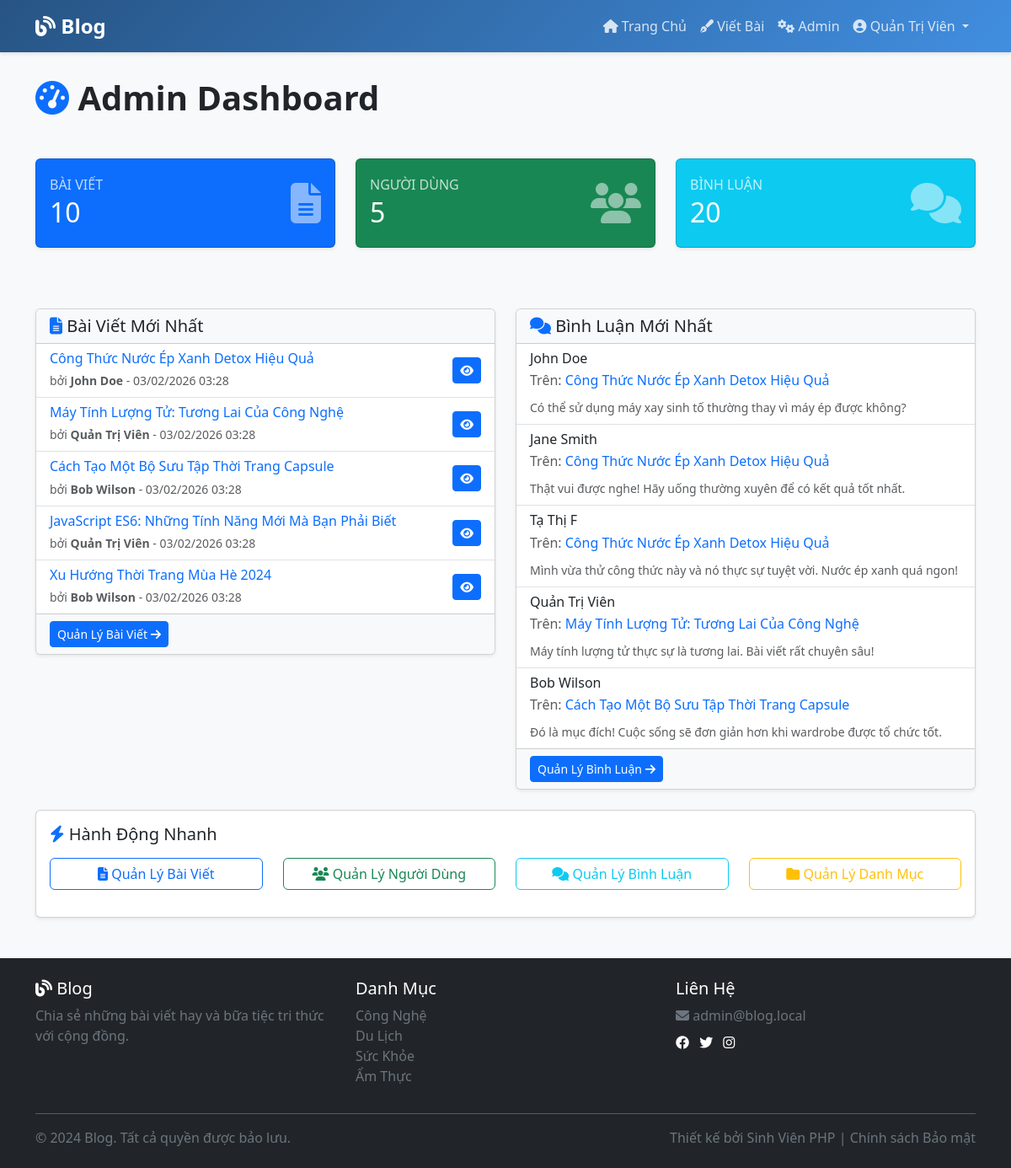
/admin/index.php (signed in), run on the app's committed database.
### tables this page shows
CREATE TABLE posts (
    id INT PRIMARY KEY AUTO_INCREMENT,
    title VARCHAR(255) NOT NULL,
    slug VARCHAR(255) UNIQUE NOT NULL,
    excerpt TEXT,
    content LONGTEXT NOT NULL,
    user_id INT NOT NULL,
    category_id INT,
    tags VARCHAR(255),
    views INT DEFAULT 0,
    created_at TIMESTAMP DEFAULT CURRENT_TIMESTAMP,
    updated_at TIMESTAMP DEFAULT CURRENT_TIMESTAMP ON UPDATE CURRENT_TIMESTAMP,
    FOREIGN KEY (user_id) REFERENCES users(id) ON DELETE CASCADE,
    FOREIGN KEY (category_id) REFERENCES categories(id) ON DELETE SET NULL,
    INDEX idx_user (user_id),
    INDEX idx_category (category_id),
    INDEX idx_slug (slug),
    INDEX idx_created (created_at)
);

CREATE TABLE users (
    id INT PRIMARY KEY AUTO_INCREMENT,
    username VARCHAR(50) UNIQUE NOT NULL,
    email VARCHAR(100) UNIQUE NOT NULL,
    password VARCHAR(255) NOT NULL,
    fullname VARCHAR(100) NOT NULL,
    role ENUM('user', 'admin') DEFAULT 'user',
    created_at TIMESTAMP DEFAULT CURRENT_TIMESTAMP,
    updated_at TIMESTAMP DEFAULT CURRENT_TIMESTAMP ON UPDATE CURRENT_TIMESTAMP
);

CREATE TABLE comments (
    id INT PRIMARY KEY AUTO_INCREMENT,
    post_id INT NOT NULL,
    parent_id INT DEFAULT 0,   
    name VARCHAR(100),   
    email VARCHAR(100),   
    content TEXT NOT NULL,
    user_id INT,   
    created_at TIMESTAMP DEFAULT CURRENT_TIMESTAMP,
    updated_at TIMESTAMP DEFAULT CURRENT_TIMESTAMP ON UPDATE CURRENT_TIMESTAMP,
    FOREIGN KEY (post_id) REFERENCES posts(id) ON DELETE CASCADE,
    FOREIGN KEY (user_id) REFERENCES users(id) ON DELETE CASCADE,
    FOREIGN KEY (parent_id) REFERENCES comments(id) ON DELETE CASCADE,
    INDEX idx_post (post_id),
    INDEX idx_user (user_id),
    INDEX idx_parent (parent_id),
    INDEX idx_created (created_at)
);

### includes/database.php (called while the page is built, shortened)
<?php
class Database {
    private $pdo;
    public function __construct() {
        try {
            $dsn = 'mysql:host=' . DB_HOST . ';dbname=' . DB_NAME . ';charset=utf8mb4';
            $this->pdo = new PDO($dsn, DB_USER, DB_PASS, [
                PDO::ATTR_ERRMODE => PDO::ERRMODE_EXCEPTION,
                PDO::ATTR_DEFAULT_FETCH_MODE => PDO::FETCH_ASSOC,
                PDO::ATTR_EMULATE_PREPARES => false,
            ]);
        } catch (PDOException $e) {
            die('Kết nối database thất bại: ' . $e->getMessage());
        }
    }
    public function query($sql, $params = []) {
        $stmt = $this->pdo->prepare($sql);
        $stmt->execute($params);
        return $stmt;
    }
    public function fetchOne($sql, $params = []) {
        $stmt = $this->query($sql, $params);
        return $stmt->fetch();
    }
    public function fetchAll($sql, $params = []) {
        $stmt = $this->query($sql, $params);
        return $stmt->fetchAll();
    }
    public function fetchColumn($sql, $params = []) {
        $stmt = $this->query($sql, $params);
        return $stmt->fetchColumn();
    }
}
$db = new Database();

### includes/functions.php (called while the page is built, shortened)
<?php
require_once __DIR__ . '/database.php';
function escape($text) {
    return htmlspecialchars((string)$text, ENT_QUOTES, 'UTF-8');
}
function truncate($text, $length = 100, $suffix = '...') {
    if (strlen($text) <= $length) {
        return $text;
    }
    return substr($text, 0, $length) . $suffix;
}
function formatDate($date, $format = 'd/m/Y H:i') {
    return date($format, strtotime($date));
}
function getTotalPosts() {
    global $db;
    return $db->fetchColumn('SELECT COUNT(*) FROM posts');
}
function getTotalUsers() {
    global $db;
    return $db->fetchColumn('SELECT COUNT(*) FROM users');
}
function getTotalComments() {
    global $db;
    return $db->fetchColumn('SELECT COUNT(*) FROM comments');
}

### admin/index.php (the view, shortened to what this page needs)
<?php
require_once __DIR__ . '/../includes/database.php';
require_once __DIR__ . '/../includes/functions.php';
$totalPosts = getTotalPosts();
$totalUsers = getTotalUsers();
$totalComments = getTotalComments();
$recentPosts = $db->fetchAll(
    'SELECT p.*, u.fullname FROM posts p JOIN users u ON p.user_id = u.id ORDER BY p.created_at DESC LIMIT 5'
);
$recentComments = $db->fetchAll(
    'SELECT c.*, p.title FROM comments c JOIN posts p ON c.post_id = p.id ORDER BY c.created_at DESC LIMIT 5'
);
require_once __DIR__ . '/../includes/header.php';
?>
<div class="row mb-4">
    <div class="col-12">
        <h1 class="display-6 fw-bold mb-4">
            <i class="fas fa-tachometer-alt text-primary"></i> Admin Dashboard
        </h1>
    </div>
</div>
<div class="row mb-5">
    <div class="col-md-4 mb-4">
        <div class="card bg-primary text-white shadow-sm">
            <div class="card-body">
                <div class="d-flex justify-content-between align-items-center">
                    <div>
                        <h6 class="text-uppercase mb-1 opacity-75">Bài Viết</h6>
                        <h2 class="mb-0"><?php echo $totalPosts; ?></h2>
                    </div>
                    <div style="font-size: 3rem; opacity: 0.5;">
                        <i class="fas fa-file-alt"></i>
                    </div>
                </div>
            </div>
        </div>
    </div>
    <div class="col-md-4 mb-4">
        <div class="card bg-success text-white shadow-sm">
            <div class="card-body">
                <div class="d-flex justify-content-between align-items-center">
                    <div>
                        <h6 class="text-uppercase mb-1 opacity-75">Người Dùng</h6>
                        <h2 class="mb-0"><?php echo $totalUsers; ?></h2>
                    </div>
                    <div style="font-size: 3rem; opacity: 0.5;">
                        <i class="fas fa-users"></i>
                    </div>
                </div>
            </div>
        </div>
    </div>
    <div class="col-md-4 mb-4">
        <div class="card bg-info text-white shadow-sm">
            <div class="card-body">
                <div class="d-flex justify-content-between align-items-center">
                    <div>
                        <h6 class="text-uppercase mb-1 opacity-75">Bình Luận</h6>
                        <h2 class="mb-0"><?php echo $totalComments; ?></h2>
                    </div>
                    <div style="font-size: 3rem; opacity: 0.5;">
                        <i class="fas fa-comments"></i>
                    </div>
                </div>
            </div>
        </div>
    </div>
</div>
<div class="row">
    <div class="col-lg-6 mb-4">
        <div class="card shadow-sm">
            <div class="card-header bg-light">
                <h5 class="mb-0">
                    <i class="fas fa-file-alt text-primary"></i> Bài Viết Mới Nhất
                </h5>
            </div>
            <div class="card-body p-0">
                <?php if (empty($recentPosts)): ?>
                    <p class="p-3 text-muted mb-0">Chưa có bài viết nào.</p>
                <?php else: ?>
                    <ul class="list-group list-group-flush">
                        <?php foreach ($recentPosts as $post): ?>
                            <li class="list-group-item d-flex justify-content-between align-items-center">
                                <div>
                                    <h6 class="mb-1">
                                        <a href="<?php echo SITE_URL; ?>/post.php?id=<?php echo $post['id']; ?>"
                                           class="text-decoration-none">
                                            <?php echo escape($post['title']); ?>
                                        </a>
                                    </h6>
                                    <small class="text-muted">
                                        bởi <strong><?php echo escape($post['fullname']); ?></strong>
                                        - <?php echo formatDate($post['created_at'], 'd/m/Y H:i'); ?>
                                    </small>
                                </div>
                                <div>
                                    <a href="<?php echo SITE_URL; ?>/post.php?id=<?php echo $post['id']; ?>"
                                       class="btn btn-sm btn-primary">
                                        <i class="fas fa-eye"></i>
                                    </a>
                                </div>
                            </li>
                        <?php endforeach; ?>
                    </ul>
                <?php endif; ?>
            </div>
            <div class="card-footer bg-light">
                <a href="posts.php" class="btn btn-primary btn-sm">
                    Quản Lý Bài Viết <i class="fas fa-arrow-right"></i>
                </a>
            </div>
        </div>
    </div>
    <div class="col-lg-6 mb-4">
        <div class="card shadow-sm">
            <div class="card-header bg-light">
                <h5 class="mb-0">
                    <i class="fas fa-comments text-primary"></i> Bình Luận Mới Nhất
                </h5>
            </div>
            <div class="card-body p-0">
                <?php if (empty($recentComments)): ?>
                    <p class="p-3 text-muted mb-0">Chưa có bình luận nào.</p>
                <?php else: ?>
                    <ul class="list-group list-group-flush">
                        <?php foreach ($recentComments as $comment): ?>
                            <li class="list-group-item">
                                <div class="d-flex justify-content-between align-items-start">
                                    <div style="flex: 1;">
                                        <h6 class="mb-1">
                                            <?php
                                            if ($comment['user_id']) {
                                                $user = $db->fetchOne('SELECT fullname FROM users WHERE id = ?', [$comment['user_id']]);
                                                echo escape($user['fullname'] ?? 'Ẩn danh');
                                            } else {
                                                echo escape($comment['name']);
                                            }
                                            ?>
                                        </h6>
                                        <p class="mb-2 text-muted">
                                            Trên: <a href="<?php echo SITE_URL; ?>/post.php?id=<?php echo $comment['post_id']; ?>"
                                                     class="text-decoration-none">
                                                <?php echo escape($comment['title']); ?>
                                            </a>
                                        </p>
                                        <small class="text-muted">
                                            <?php echo escape(truncate($comment['content'], 100)); ?>
                                        </small>
                                    </div>
                                </div>
                            </li>
                        <?php endforeach; ?>
                    </ul>
                <?php endif; ?>
            </div>
            <div class="card-footer bg-light">
                <a href="comments.php" class="btn btn-primary btn-sm">
                    Quản Lý Bình Luận <i class="fas fa-arrow-right"></i>
                </a>
            </div>
        </div>
    </div>
</div>
<div class="row">
    <div class="col-12">
        <div class="card shadow-sm">
            <div class="card-body">
                <h5 class="card-title mb-3">
                    <i class="fas fa-bolt text-primary"></i> Hành Động Nhanh
                </h5>
                <div class="row">
                    <div class="col-md-3 mb-3">
                        <a href="posts.php" class="btn btn-outline-primary w-100">
                            <i class="fas fa-file-alt"></i> Quản Lý Bài Viết
                        </a>
                    </div>
                    <div class="col-md-3 mb-3">
                        <a href="users.php" class="btn btn-outline-success w-100">
                            <i class="fas fa-users"></i> Quản Lý Người Dùng
                        </a>
                    </div>
                    <div class="col-md-3 mb-3">
                        <a href="comments.php" class="btn btn-outline-info w-100">
                            <i class="fas fa-comments"></i> Quản Lý Bình Luận
                        </a>
                    </div>
                    <div class="col-md-3 mb-3">
                        <a href="categories.php" class="btn btn-outline-warning w-100">
                            <i class="fas fa-folder"></i> Quản Lý Danh Mục
                        </a>
                    </div>
                </div>
            </div>
        </div>
    </div>
</div>
<?php require_once __DIR__ . '/../includes/footer.php'; ?>

### includes/header.php (style rules this page uses)
:root { --primary-color: #3a89dd; --secondary-color: #6c757d; }
body { background-color: #f8f9fa; font-family: 'Segoe UI', Tahoma, Geneva, Verdana, sans-serif; }

### data on the page
posts: title "Công Thức Nước Ép Xanh Detox Hiệu Quả", user.fullname "John Doe", created_at "03/02/2026 03:28"
posts: title "Máy Tính Lượng Tử: Tương Lai Của Công Nghệ", user.fullname "Quản Trị Viên", created_at "03/02/2026 03:28"
posts: title "Cách Tạo Một Bộ Sưu Tập Thời Trang Capsule", user.fullname "Bob Wilson", created_at "03/02/2026 03:28"
posts: title "JavaScript ES6: Những Tính Năng Mới Mà Bạn Phải Biết", user.fullname "Quản Trị Viên", created_at "03/02/2026 03:28"
posts: title "Xu Hướng Thời Trang Mùa Hè 2024", user.fullname "Bob Wilson", created_at "03/02/2026 03:28"
comments: user.fullname "John Doe", post.title "Công Thức Nước Ép Xanh Detox Hiệu Quả", content "Có thể sử dụng máy xay sinh tố thường thay vì máy ép được không?"
comments: user.fullname "Jane Smith", post.title "Công Thức Nước Ép Xanh Detox Hiệu Quả", content "Thật vui được nghe! Hãy uống thường xuyên để có kết quả tốt nhất."
comments: name "Tạ Thị F", post.title "Công Thức Nước Ép Xanh Detox Hiệu Quả", content "Mình vừa thử công thức này và nó thực sự tuyệt vời. Nước ép xanh quá ngon!"
comments: user.fullname "Quản Trị Viên", post.title "Máy Tính Lượng Tử: Tương Lai Của Công Nghệ", content "Máy tính lượng tử thực sự là tương lai. Bài viết rất chuyên sâu!"
comments: user.fullname "Bob Wilson", post.title "Cách Tạo Một Bộ Sưu Tập Thời Trang Capsule", content "Đó là mục đích! Cuộc sống sẽ đơn giản hơn khi wardrobe được tổ chức tốt."

### other printed values
SITE_NAME "Blog"
$_SESSION['fullname'] "Quản Trị Viên"
$totalPosts "10"
$totalUsers "5"
$totalComments "20"
CONTACT_EMAIL "admin@blog.local"
